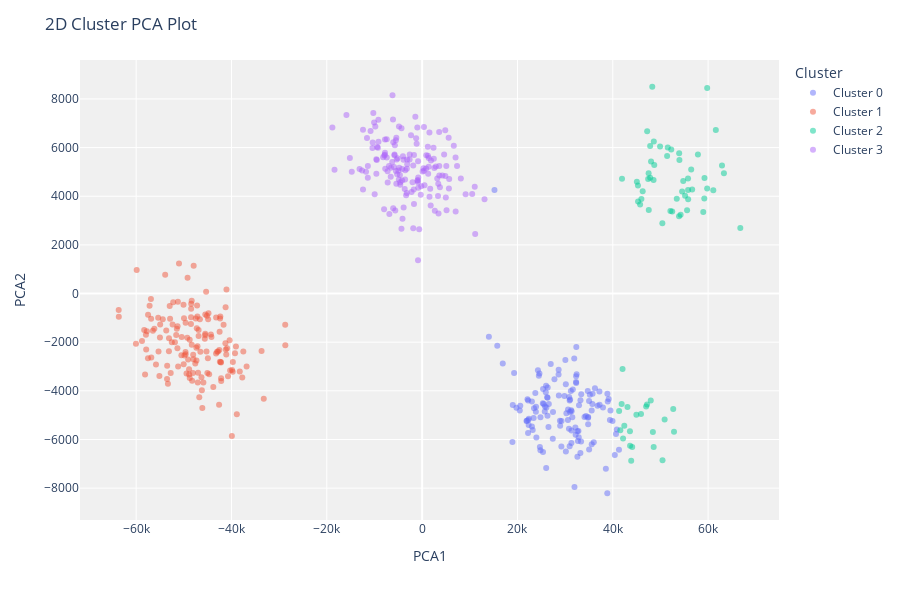

Write notebook code for a chart like this one.
### Code cell
plot_model(kmeans)
#it has applied PCA also

### Figure 1 — Plotly figure (JSON) as saved in the notebook; plotly's stock layout.template omitted (floating-point values rounded to 4 significant figures; data arrays with more than 128 entries replaced by an {"elided": "..."} marker saying what was removed)
{"data": [{"customdata": {"elided": "130x1 int values"}, "hovertemplate": "Cluster=Cluster 0<br>PCA1=%{x}<br>PCA2=%{y}<br>Feature=%{customdata[0]}<extra></extra>", "legendgroup": "Cluster 0", "marker": {"color": "#636efa", "opacity": 0.5, "symbol": "circle"}, "mode": "markers", "name": "Cluster 0", "orientation": "v", "showlegend": true, "textposition": "top center", "type": "scatter", "x": {"elided": "130 float values"}, "xaxis": "x", "y": {"elided": "130 float values"}, "yaxis": "y"}, {"customdata": {"elided": "147x1 int values"}, "hovertemplate": "Cluster=Cluster 1<br>PCA1=%{x}<br>PCA2=%{y}<br>Feature=%{customdata[0]}<extra></extra>", "legendgroup": "Cluster 1", "marker": {"color": "#EF553B", "opacity": 0.5, "symbol": "circle"}, "mode": "markers", "name": "Cluster 1", "orientation": "v", "showlegend": true, "textposition": "top center", "type": "scatter", "x": {"elided": "147 float values"}, "xaxis": "x", "y": {"elided": "147 float values"}, "yaxis": "y"}, {"customdata": [[28], [25], [17], [27], [29], [23], [24], [92], [24], [28], [25], [29], [17], [87], [83], [18], [88], [84], [21], [31], [77], [34], [30], [91], [27], [89], [23], [22], [20], [86], [20], [20], [26], [24], [17], [17], [28], [26], [26], [24], [23], [90], [23], [90], [88], [22], [24], [25], [29], [18], [28], [82], [26], [26], [28], [28], [24], [93], [83], [21], [82], [86], [83], [22], [32], [27], [25], [24], [25], [85], [25], [29]], "hovertemplate": "Cluster=Cluster 2<br>PCA1=%{x}<br>PCA2=%{y}<br>Feature=%{customdata[0]}<extra></extra>", "legendgroup": "Cluster 2", "marker": {"color": "#00cc96", "opacity": 0.5, "symbol": "circle"}, "mode": "markers", "name": "Cluster 2", "orientation": "v", "showlegend": true, "textposition": "top center", "type": "scatter", "x": [41930.0, 62910.0, 61090.0, 46270.0, 43600.0, 63320.0, 59240.0, 47180.0, 45280.0, 48280.0, 53420.0, 56450.0, 48700.0, 41860.0, 43630.0, 55590.0, 44950.0, 46990.0, 48600.0, 47840.0, 52840.0, 44070.0, 47550.0, 43080.0, 49920.0, 43860.0, 54780.0, 57860.0, 54230.0, 48580.0, 47420.0, 53900.0, 47840.0, 53980.0, 59800.0, 59800.0, 48030.0, 51530.0, 50400.0, 55800.0, 45050.0, 48410.0, 51400.0, 42050.0, 47960.0, 45300.0, 59200.0, 45730.0, 66750.0, 48550.0, 53920.0, 45920.0, 52090.0, 56650.0, 46000.0, 52470.0, 52260.0, 50870.0, 42160.0, 54540.0, 50430.0, 52680.0, 41580.0, 58980.0, 41330.0, 47520.0, 55780.0, 61620.0, 55810.0, 42410.0, 55170.0, 47210.0], "xaxis": "x", "y": [4718.0, 5261.0, 4244.0, 4207.0, -5657.0, 4946.0, 4745.0, -4558.0, 4437.0, 8500.0, 3894.0, 5101.0, 5282.0, -4543.0, -6255.0, 3427.0, -4986.0, -4647.0, 6250.0, 6060.0, -5678.0, -6308.0, 3438.0, -4661.0, 6049.0, -6877.0, 4630.0, 5718.0, 3238.0, -6305.0, 4709.0, 3177.0, 4758.0, 5488.0, 8450.0, 4316.0, 5422.0, 6007.0, 2891.0, 4253.0, 4591.0, -5694.0, 5657.0, -3106.0, -4397.0, 3778.0, 3904.0, 3658.0, 2693.0, 4668.0, 5766.0, -4954.0, 3388.0, 4271.0, 3884.0, 3372.0, 5916.0, -5178.0, -5954.0, 4194.0, -6854.0, -4749.0, -5616.0, 3351.0, -4824.0, 4942.0, 4732.0, 6726.0, 3879.0, -5432.0, 4017.0, 6674.0], "yaxis": "y"}, {"customdata": {"elided": "156x1 int values"}, "hovertemplate": "Cluster=Cluster 3<br>PCA1=%{x}<br>PCA2=%{y}<br>Feature=%{customdata[0]}<extra></extra>", "legendgroup": "Cluster 3", "marker": {"color": "#ab63fa", "opacity": 0.5, "symbol": "circle"}, "mode": "markers", "name": "Cluster 3", "orientation": "v", "showlegend": true, "textposition": "top center", "type": "scatter", "x": {"elided": "156 float values"}, "xaxis": "x", "y": {"elided": "156 float values"}, "yaxis": "y"}], "layout": {"height": 600, "legend": {"title": {"text": "Cluster"}, "tracegroupgap": 0}, "margin": {"t": 60}, "plot_bgcolor": "rgb(240,240,240)", "title": {"text": "2D Cluster PCA Plot"}, "xaxis": {"anchor": "y", "domain": [0, 1], "title": {"text": "PCA1"}}, "yaxis": {"anchor": "x", "domain": [0, 1], "title": {"text": "PCA2"}}}}
